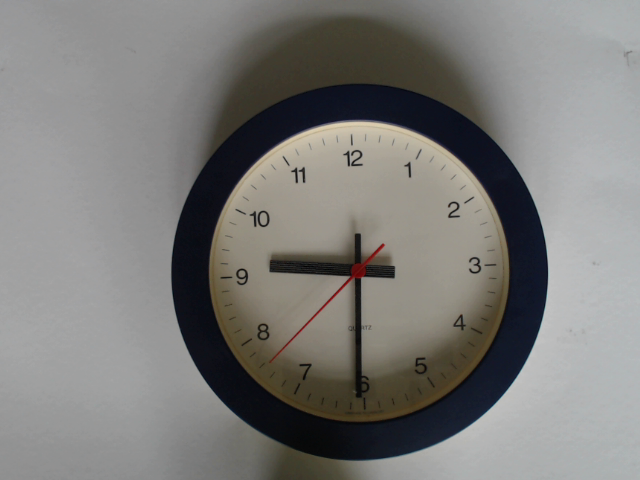
#> input picture images/right_angle/3.png, 640 x 480 px, found by its file name
$ python main_module.py
#> lines starting #> are read from the running program, lines starting #| are printed output that depends on the picture; after the words box and inside, x2 and y2 are one past the last pixel; in counts of white or black regions, pixels touching at a corner belong together
# Re-import required libraries after reset
import cv2
import numpy as np
import matplotlib.pyplot as plt

def load_and_threshold(image_path):
    image = cv2.imread(image_path)
    hsv = cv2.cvtColor(image, cv2.COLOR_BGR2HSV)
    lower_dark_blue = np.array([90, 0, 0])
    upper_dark_blue = np.array([150, 255, 120])
    mask = cv2.inRange(hsv, lower_dark_blue, upper_dark_blue)
    result = cv2.bitwise_and(image, image, mask=mask)
    gray = cv2.cvtColor(result, cv2.COLOR_BGR2GRAY)
    _, binary = cv2.threshold(gray, 10, 255, cv2.THRESH_BINARY)
    return image, binary

def detect_and_crop_circle(image, binary_mask):
    circles = cv2.HoughCircles(binary_mask, cv2.HOUGH_GRADIENT, 1.2, 100,
                                param1=100, param2=30, minRadius=50, maxRadius=300)
    if circles is not None:
        circles = np.uint16(np.around(circles))
        x, y, r = max(circles[0, :], key=lambda c: c[2])
        x1, y1 = max(x - r, 0), max(y - r, 0)
        x2, y2 = min(x + r, image.shape[1]), min(y + r, image.shape[0])
        cropped = image[y1:y2, x1:x2]
        resized = cv2.resize(cropped, (200, 200), interpolation=cv2.INTER_AREA)
        return resized
    return None

def mask_circle_and_prepare_white_bg(resized):
    mask = np.ones((200, 200), dtype=np.uint8)
    cv2.circle(mask, (100, 100), 50, 255, -1)
    masked = cv2.bitwise_and(resized, resized, mask=mask)
    white_bg = np.ones_like(resized, dtype=np.uint8) * 255
    inverted_mask = cv2.bitwise_not(mask)
    background = cv2.bitwise_and(white_bg, white_bg, mask=inverted_mask)
    final = cv2.add(masked, background)
    return final

def isolate_color_regions(image_rgb):
    hsv = cv2.cvtColor(image_rgb, cv2.COLOR_RGB2HSV)
    lower_red1, upper_red1 = np.array([0, 70, 50]), np.array([10, 255, 255])
    lower_red2, upper_red2 = np.array([160, 70, 50]), np.array([180, 255, 255])
    red_mask1 = cv2.inRange(hsv, lower_red1, upper_red1)
    red_mask2 = cv2.inRange(hsv, lower_red2, upper_red2)
    red_mask = cv2.bitwise_or(red_mask1, red_mask2)
    lower_black, upper_black = np.array([0, 0, 0]), np.array([180, 255, 50])
    black_mask = cv2.inRange(hsv, lower_black, upper_black)
    cv2.circle(red_mask, (100, 100), 20, 0, -1)
    cv2.circle(black_mask, (100, 100), 20, 0, -1)
    return red_mask, black_mask

def calculate_clock_time(black_mask):
    image_np = np.array(black_mask)
    _, binary = cv2.threshold(image_np, 127, 255, cv2.THRESH_BINARY)
    contours, _ = cv2.findContours(binary, cv2.RETR_EXTERNAL, cv2.CHAIN_APPROX_SIMPLE)
    height, width = image_np.shape
    center = np.array([width // 2, height // 2])
    areas_and_contours = sorted([(cv2.contourArea(cnt), cnt) for cnt in contours], reverse=True)
    labels = ["hour", "minute"]
    angles, points = {}, {}
    for label, (area, cnt) in zip(labels, areas_and_contours):
        M = cv2.moments(cnt)
        if M["m00"] == 0:
            continue
        cx = int(M["m10"] / M["m00"])
        cy = int(M["m01"] / M["m00"])
        vector = np.array([cx - center[0], cy - center[1]])
        angle_rad = np.arctan2(-vector[1], vector[0])
        angle_deg = (90 - np.degrees(angle_rad)) % 360
        angles[label] = angle_deg
        points[label] = (cx, cy)

    minute = round(angles["minute"] / 6)
    hour_fraction = angles["hour"] / 30
    hour = round(hour_fraction)
    if minute == 60:
        minute = 0
        hour = (hour + 1) % 12

    return hour, minute, center, points

def visualize_clock(image_gray, center, points, hour, minute):
    image_rgb = cv2.cvtColor(image_gray, cv2.COLOR_GRAY2BGR)
    cv2.circle(image_rgb, tuple(center), 4, (0, 0, 255), -1)
    cv2.circle(image_rgb, points["minute"], 5, (255, 0, 0), -1)
    cv2.circle(image_rgb, points["hour"], 5, (0, 255, 255), -1)
    cv2.line(image_rgb, tuple(center), points["minute"], (255, 0, 0), 2)
    cv2.line(image_rgb, tuple(center), points["hour"], (0, 255, 255), 2)
    plt.figure(figsize=(4, 4))
    plt.imshow(cv2.cvtColor(image_rgb, cv2.COLOR_BGR2RGB))
    plt.title(f"Calculated Time: {hour:02}:{minute:02}")
    plt.axis("off")
    plt.show()

def process_clock_image(image_path):
    image, binary_mask = load_and_threshold(image_path)
#> in load_and_threshold, image is the input picture: shape (480, 640, 3); mean B, G, R 121.4, 124, 124.9
#> in load_and_threshold, `hsv = cv2.cvtColor(image, cv2.COLOR_BGR2HSV)`: hsv: shape (480, 640, 3); mean H, S, V 51.3, 32.2, 127.6
#> in load_and_threshold, `mask = cv2.inRange(hsv, lower_dark_blue, upper_dark_blue)`:
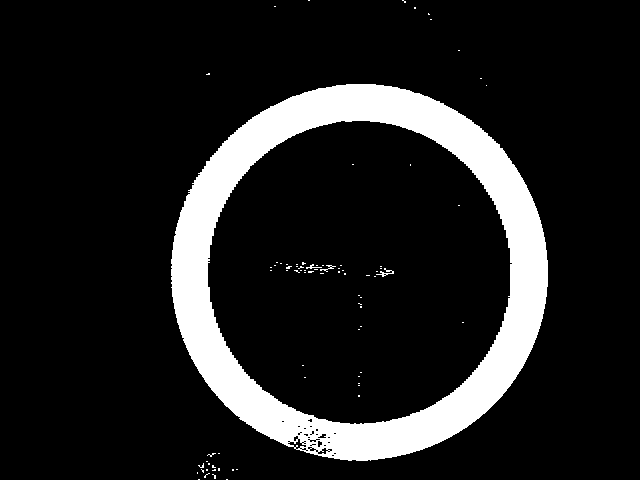
#> mask: shape (480, 640); 12.9% white; 79 white regions (75 under 20 px), largest, box (x1, y1, x2, y2) and area: (171, 84, 548, 461) 39314, (376, 268, 394, 277) 52, (320, 265, 336, 272) 34, (306, 264, 322, 269) 28
#> in load_and_threshold, `_, binary = cv2.threshold(gray, 10, 255, cv2.THRESH_BINARY)`:
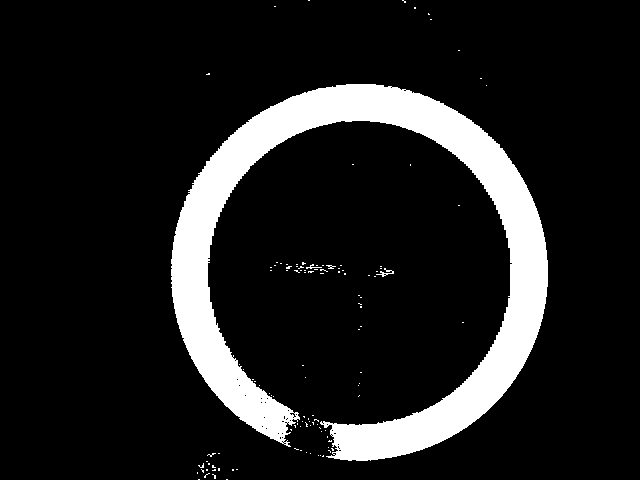
#> binary: shape (480, 640); 12.4% white; 116 white regions (112 under 20 px), largest, box (x1, y1, x2, y2) and area: (171, 84, 548, 461) 37765, (376, 268, 394, 277) 52, (306, 264, 322, 269) 27, (326, 265, 336, 269) 20
    resized = detect_and_crop_circle(image, binary_mask)
#> in detect_and_crop_circle, `circles = cv2.HoughCircles(binary_mask, cv2.HOUGH_GRADIENT, 1.2, 100, ..`: circles = [[359.4, 270.6, 189.2], [291, 348.6, 86.36]]
#> in detect_and_crop_circle, `circles = np.uint16(np.around(circles))`: circles = [[359, 271, 189], [291, 349, 86]]
#> in detect_and_crop_circle, `x, y, r = max(circles[0, :], key=lambda c: c[2])`: x = 359; y = 271; r = 189
#> in detect_and_crop_circle, `x1, y1 = max(x - r, 0), max(y - r, 0)`: x1 = 170; y1 = 82
#> in detect_and_crop_circle, `x2, y2 = min(x + r, image.shape[1]), min(y + r, image.shape[0])`: x2 = 548; y2 = 460
#> in detect_and_crop_circle, `resized = cv2.resize(cropped, (200, 200), interpolation=cv2.INTER_AREA)`:
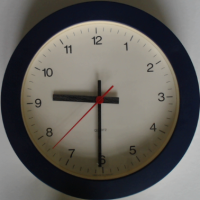
#> resized: shape (200, 200, 3); mean B, G, R 90.1, 94.6, 97.3
    if resized is None:
        print("No circle detected.")
        return
    final = mask_circle_and_prepare_white_bg(resized)
#> in mask_circle_and_prepare_white_bg, `cv2.circle(mask, (100, 100), 50, 255, -1)`: mask: shape (200, 200); values 1 (black) and 255 (white), 19.6% white; 1 white region, box (x1, y1, x2, y2) and area: (50, 50, 151, 151) 7845
#> in mask_circle_and_prepare_white_bg, `background = cv2.bitwise_and(white_bg, white_bg, mask=inverted_mask)`: white_bg: shape (200, 200, 3); every value is 255
    grayscale = cv2.cvtColor(final, cv2.COLOR_BGR2GRAY)
    _, binary_thresh = cv2.threshold(grayscale, 127, 255, cv2.THRESH_BINARY)
#> binary_thresh: shape (200, 200); 95.1% white; 2 black regions (1 under 20 px), largest, box (x1, y1, x2, y2) and area: (51, 73, 138, 151) 1947
    thresholded_3ch = cv2.merge([binary_thresh] * 3)
    combined = final.copy()
    combined[thresholded_3ch == 255] = 255
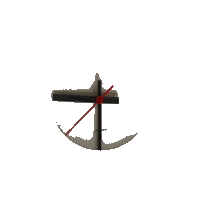
#> combined: shape (200, 200, 3); mean B, G, R 245.9, 246.3, 246.8
    combined_rgb = cv2.cvtColor(combined, cv2.COLOR_BGR2RGB)
    _, black_mask = isolate_color_regions(combined_rgb)
#> in isolate_color_regions, `hsv = cv2.cvtColor(image_rgb, cv2.COLOR_RGB2HSV)`: hsv: shape (200, 200, 3); mean H, S, V 1.1, 2.4, 246.8
#> in isolate_color_regions, `red_mask1 = cv2.inRange(hsv, lower_red1, upper_red1)`: red_mask1: shape (200, 200); 0.42% white in thin lines or dots, all inside (x1, y1, x2, y2) = (65, 85, 114, 136)
#> in isolate_color_regions, `red_mask2 = cv2.inRange(hsv, lower_red2, upper_red2)`: red_mask2: shape (200, 200); 0.04% white in thin lines or dots, all inside (x1, y1, x2, y2) = (72, 88, 111, 129)
#> in isolate_color_regions, `red_mask = cv2.bitwise_or(red_mask1, red_mask2)`: red_mask: shape (200, 200); 0.46% white; 1 white region, box (x1, y1, x2, y2) and area: (65, 85, 114, 136) 183
#> in isolate_color_regions, `black_mask = cv2.inRange(hsv, lower_black, upper_black)`: black_mask: shape (200, 200); 1.4% white; 3 white regions, box (x1, y1, x2, y2) and area: (53, 80, 101, 102) 318, (98, 104, 101, 151) 139, (103, 97, 119, 103) 87
#> in isolate_color_regions, `cv2.circle(red_mask, (100, 100), 20, 0, -1)`:
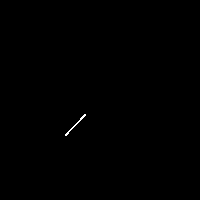
#> red_mask: shape (200, 200); 0.12% white in thin lines or dots, all inside (x1, y1, x2, y2) = (65, 114, 86, 136)
#> in isolate_color_regions, `cv2.circle(black_mask, (100, 100), 20, 0, -1)`:
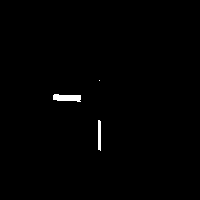
#> black_mask: shape (200, 200); 0.66% white; 3 white regions (1 under 20 px)
    hour, minute, center, points = calculate_clock_time(black_mask)
#> in calculate_clock_time, `contours, _ = cv2.findContours(binary, cv2.RETR_EXTERNAL, cv2.CHAIN_AP..`: contours = 3 contours, 1 with area under 20; largest, box (x1, y1, x2, y2) and area: (53, 94, 81, 102) 139, (98, 120, 101, 151) 58
#> in calculate_clock_time, `areas_and_contours = sorted([(cv2.contourArea(cnt), cnt) for cnt in co..`: areas_and_contours = 3 items
#> the loop in calculate_clock_time, `for label, (area, cnt) in zip(labels, areas_and_contours):` made 2 passes
#> (label, area, cx, cy, vector, angle_rad, angle_deg) on passes 1 to 2: ('hour', 139, 66, 97, [-34, -3], 3.05, 275), ('minute', 58, 99, 134, [-1, 34], -1.6, 181.7)
#> after the loop in calculate_clock_time, `for label, (area, cnt) in zip(labels, areas_and_contours):`: angles = {'hour': 275, 'minute': 181.7}; points = {'hour': (66, 97), 'minute': (99, 134)}
#> in calculate_clock_time, `minute = round(angles["minute"] / 6)`: minute = 30
#> in calculate_clock_time, `hour_fraction = angles["hour"] / 30`: hour_fraction = 9.17
#> in calculate_clock_time, `hour = round(hour_fraction)`: hour = 9
#> hour = 9; minute = 30; center = [100, 100]; points = {'hour': (66, 97), 'minute': (99, 134)}
    visualize_clock(black_mask, center, points, hour, minute)
#> in visualize_clock, `image_rgb = cv2.cvtColor(image_gray, cv2.COLOR_GRAY2BGR)`: image_rgb: shape (200, 200, 3); 0.66% white; 3 white regions (1 under 20 px), largest, box (x1, y1, x2, y2) and area: (53, 94, 81, 102) 172, (98, 120, 101, 151) 90
#> in visualize_clock, `cv2.circle(image_rgb, tuple(center), 4, (0, 0, 255), -1)`: image_rgb: shape (200, 200, 3); mean B, G, R 1.7, 1.7, 2
#> in visualize_clock, `cv2.circle(image_rgb, points["minute"], 5, (255, 0, 0), -1)`: image_rgb: shape (200, 200, 3); mean B, G, R 2, 1.5, 1.8
#> in visualize_clock, `cv2.circle(image_rgb, points["hour"], 5, (0, 255, 255), -1)`: image_rgb: shape (200, 200, 3); mean B, G, R 1.7, 1.7, 2
#> in visualize_clock, `cv2.line(image_rgb, tuple(center), points["minute"], (255, 0, 0), 2)`: image_rgb: shape (200, 200, 3); mean B, G, R 2, 1.5, 1.7
#> in visualize_clock, `cv2.line(image_rgb, tuple(center), points["hour"], (0, 255, 255), 2)`:
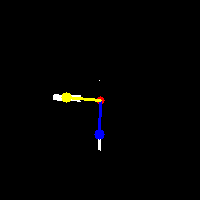
#> image_rgb: shape (200, 200, 3); mean B, G, R 1.8, 1.9, 2
    print(f"Time is approximately: {hour:02}:{minute:02}")
#| Time is approximately: 09:30

process_clock_image("images\\right_angle\\3.png")

$ run again, with images/right_angle/1.png copied over images/right_angle/3.png
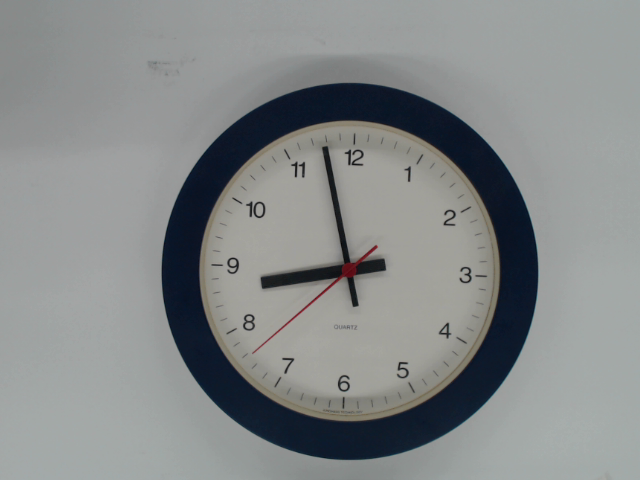
#> input picture images/right_angle/1.png, 640 x 480 px, found by its file name
#> in load_and_threshold, image is the input picture: shape (480, 640, 3); mean B, G, R 137.5, 137.4, 133.9
#> in load_and_threshold, `mask = cv2.inRange(hsv, lower_dark_blue, upper_dark_blue)`:
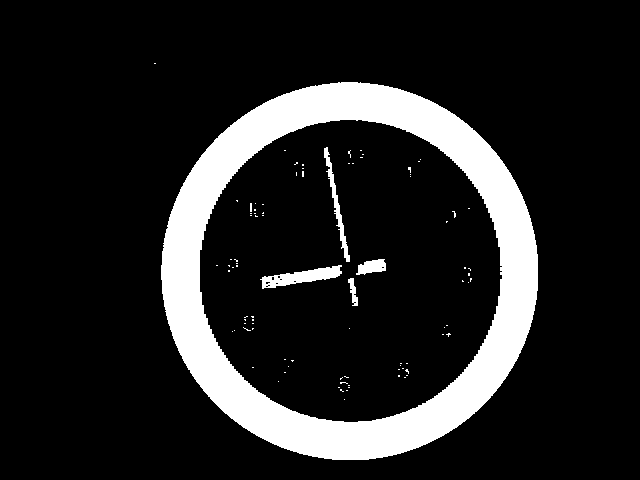
#> mask: shape (480, 640); 13.9% white; 90 white regions (85 under 20 px), largest, box (x1, y1, x2, y2) and area: (161, 82, 538, 460) 40400, (260, 265, 342, 289) 884, (324, 147, 350, 262) 548, (356, 259, 386, 275) 323, (348, 278, 358, 306) 141
#> in detect_and_crop_circle, `circles = cv2.HoughCircles(binary_mask, cv2.HOUGH_GRADIENT, 1.2, 100, ..`: circles = [[347.4, 270.6, 189.4], [425.4, 204.6, 88.28], [282.6, 347.4, 88.04], [258.6, 222.6, 86]]
#> in detect_and_crop_circle, `circles = np.uint16(np.around(circles))`: circles = [[347, 271, 189], [425, 205, 88], [283, 347, 88], [259, 223, 86]]
#> x = 347; y = 271; r = 189
#> x1 = 158; y1 = 82
#> x2 = 536; y2 = 460
#> white_bg: shape (200, 200, 3); every value is 255
#> binary_thresh: shape (200, 200); 97.5% white; 3 black regions (2 under 20 px), largest, box (x1, y1, x2, y2) and area: (54, 51, 121, 133) 978
#> combined: shape (200, 200, 3); mean B, G, R 250.2, 250.1, 250.3
#> red_mask1: shape (200, 200); 0.03% white in thin lines or dots, all inside (x1, y1, x2, y2) = (70, 86, 116, 126)
#> red_mask2: shape (200, 200); 0.34% white; 1 white region, box (x1, y1, x2, y2) and area: (62, 87, 116, 133) 134
#> contours = 2 contours; box (x1, y1, x2, y2) and area: (55, 100, 81, 109) 116, (90, 51, 99, 81) 44
#> areas_and_contours = 2 items
#> the loop in calculate_clock_time, `for label, (area, cnt) in zip(labels, areas_and_contours):` made 2 passes
#> (label, area, cx, cy, vector, angle_rad, angle_deg) on passes 1 to 2: ('hour', 116.5, 67, 103, [-33, 3], -3.05, 264.8), ('minute', 44.5, 93, 65, [-7, -35], 1.77, 348.7)
#> after the loop in calculate_clock_time, `for label, (area, cnt) in zip(labels, areas_and_contours):`: angles = {'hour': 264.8, 'minute': 348.7}; points = {'hour': (67, 103), 'minute': (93, 65)}
#> in calculate_clock_time, `minute = round(angles["minute"] / 6)`: minute = 58
#> hour_fraction = 8.83
#> in calculate_clock_time, `hour = round(hour_fraction)`: hour = 9
#> in process_clock_image, `hour, minute, center, points = calculate_clock_time(black_mask)`: minute = 58; center = [100, 100]; points = {'hour': (67, 103), 'minute': (93, 65)}
#> in visualize_clock, `cv2.line(image_rgb, tuple(center), points["hour"], (0, 255, 255), 2)`:
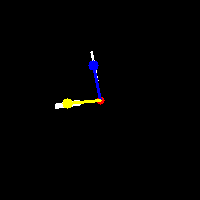
#> image_rgb: shape (200, 200, 3); mean B, G, R 1.7, 1.7, 1.9
#| Time is approximately: 09:58

$ run again, with images/right_angle/2.png copied over images/right_angle/3.png
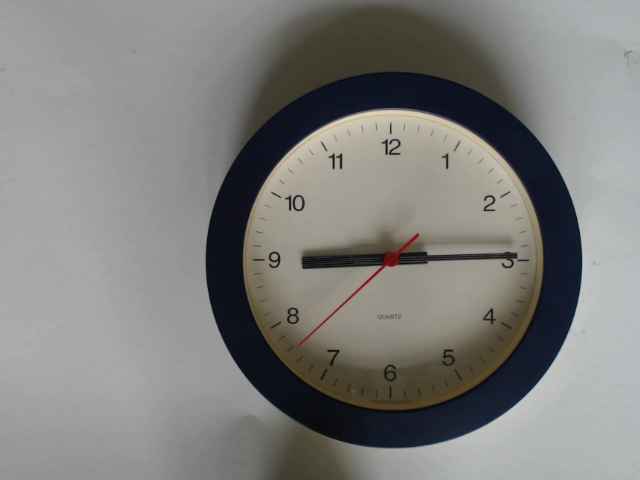
#> input picture images/right_angle/2.png, 640 x 480 px, found by its file name
#> in load_and_threshold, image is the input picture: shape (480, 640, 3); mean B, G, R 124.9, 127.1, 127.4
#> in load_and_threshold, `mask = cv2.inRange(hsv, lower_dark_blue, upper_dark_blue)`:
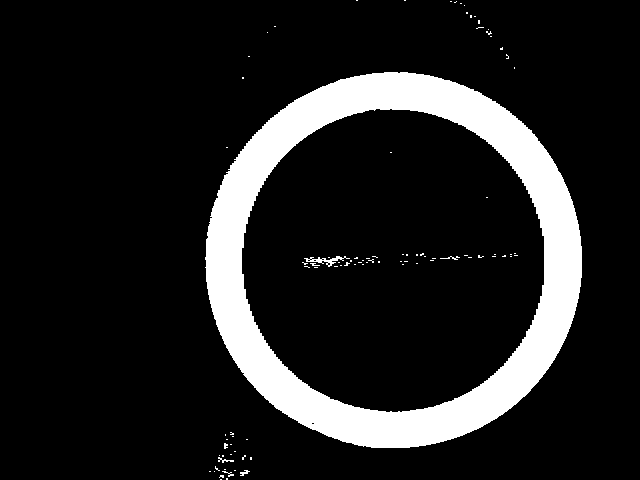
#> mask: shape (480, 640); 13.1% white; 92 white regions (86 under 20 px), largest, box (x1, y1, x2, y2) and area: (205, 72, 582, 448) 39576, (304, 256, 350, 267) 158, (218, 457, 234, 463) 36, (440, 256, 460, 260) 30, (240, 470, 250, 476) 30, (222, 471, 234, 477) 24
#> in detect_and_crop_circle, `circles = cv2.HoughCircles(binary_mask, cv2.HOUGH_GRADIENT, 1.2, 100, ..`: circles = [[393, 261, 188.5], [348.6, 168.6, 91.88], [288.6, 258.6, 83.96]]
#> in detect_and_crop_circle, `circles = np.uint16(np.around(circles))`: circles = [[393, 261, 188], [349, 169, 92], [289, 259, 84]]
#> x = 393; y = 261; r = 188
#> x1 = 205; y1 = 73
#> x2 = 581; y2 = 449
#> white_bg: shape (200, 200, 3); every value is 255
#> binary_thresh: shape (200, 200); 96.2% white; 6 black regions (3 under 20 px), largest, box (x1, y1, x2, y2) and area: (51, 81, 150, 134) 1332, (81, 141, 129, 151) 179, (92, 128, 102, 131) 21
#> combined: shape (200, 200, 3); mean B, G, R 247.9, 248.2, 248.6
#> red_mask1: shape (200, 200); 0.38% white in thin lines or dots, all inside (x1, y1, x2, y2) = (62, 85, 115, 134)
#> red_mask2: shape (200, 200); 0.08% white in thin lines or dots, all inside (x1, y1, x2, y2) = (73, 97, 104, 124)
#> contours = 2 contours; box (x1, y1, x2, y2) and area: (52, 97, 81, 104) 143, (120, 97, 150, 100) 32
#> areas_and_contours = 2 items
#> the loop in calculate_clock_time, `for label, (area, cnt) in zip(labels, areas_and_contours):` made 2 passes
#> (label, area, cx, cy, vector, angle_rad, angle_deg) on passes 1 to 2: ('hour', 143, 65, 99, [-35, -1], 3.11, 271.6), ('minute', 31.5, 133, 97, [33, -3], 0.0907, 84.81)
#> after the loop in calculate_clock_time, `for label, (area, cnt) in zip(labels, areas_and_contours):`: angles = {'hour': 271.6, 'minute': 84.81}; points = {'hour': (65, 99), 'minute': (133, 97)}
#> in calculate_clock_time, `minute = round(angles["minute"] / 6)`: minute = 14
#> hour_fraction = 9.05
#> in calculate_clock_time, `hour = round(hour_fraction)`: hour = 9
#> in process_clock_image, `hour, minute, center, points = calculate_clock_time(black_mask)`: minute = 14; center = [100, 100]; points = {'hour': (65, 99), 'minute': (133, 97)}
#> in visualize_clock, `cv2.line(image_rgb, tuple(center), points["hour"], (0, 255, 255), 2)`:
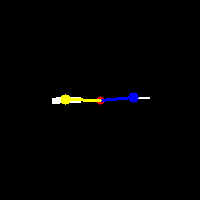
#> image_rgb: shape (200, 200, 3); mean B, G, R 1.8, 1.8, 2
#| Time is approximately: 09:14
